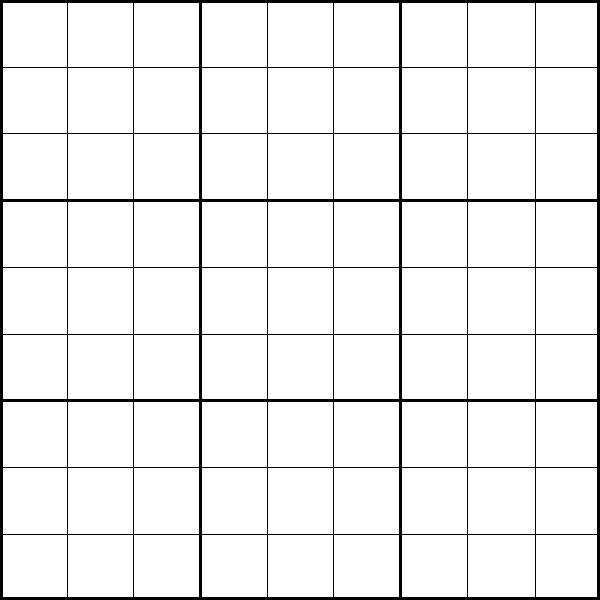
#> input picture sudokoFinal/blank.jpg, 600 x 600 px, given in place of download.png, which was not available
$ python read_picture.py
#> lines starting #> are read from the running program, lines starting #| are printed output that depends on the picture; after the words box and inside, x2 and y2 are one past the last pixel; in counts of white or black regions, pixels touching at a corner belong together; pictures that were not available may be replaced by others from this repository, and a replacement may not be noted
### sudokoFinal/cleanup.py
from PIL import Image, ImageChops
import cv2
def crop_image_only_outside(img,tol=0):
    # img is 2D image data
    # tol  is tolerance
    mask = img>tol
    print(img.shape)
    m,n,z = img.shape
    mask0,mask1 = mask.any(0),mask.any(1)
    col_start,col_end = mask0.argmax(),n-mask0[::-1].argmax()
    row_start,row_end = mask1.argmax(),m-mask1[::-1].argmax()
    return img[row_start:row_end,col_start:col_end]
def crop_until_white(img):
    if img.getpixel((0,0))[1] > 150 and img.getpixel((0,0))[2] > 150:
        print(img.getpixel((0,0))[1])
        print(img.getpixel((0,0))[2])
        return img
    else:
        try:
            width, height = img.size
        except:
            z,width,height = img.size
        return crop_until_white(img.crop((1,1,width-1,height-1)))
def cleanup_image(location):
    im = cv2.imread(location)
    im = cv2.bitwise_not(im)
    im = crop_image_only_outside(im)
    im = cv2.bitwise_not(im)
    newloc = r"D:\Python_Github\Image_processing\test.png"
    cv2.imwrite(newloc,im)
    imp = Image.open(newloc)
    imp = crop_until_white(imp)
    imp.save(r"D:\Python_Github\Image_processing\test2.png")
    return r"D:\Python_Github\Image_processing\test2.png"
# [2 lines that do not run on import are left out]

### sudokoFinal/read_picture.py
import cv2
import numpy as np
import image_slicer
from os import system,name
from operator import itemgetter
from drawout import create_done
from solver import solvers,print_nicely
from PIL import Image,ImageChops
from cleanup import cleanup_image
def clear():
    if name == 'nt':
        _ = system('cls')
def read_sudoko(location):
    location = cleanup_image(location)
#> in cleanup_image, im is the input picture: shape (600, 600, 3); min 0, max 255, mean 239.8
#> in cleanup_image, `im = cv2.bitwise_not(im)`:
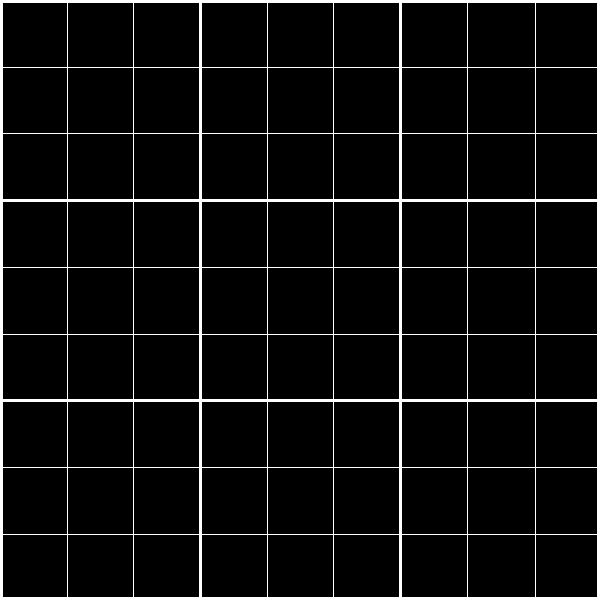
#> im: shape (600, 600, 3); min 0, max 255, mean 15.2
#> in crop_image_only_outside, `mask = img>tol`:
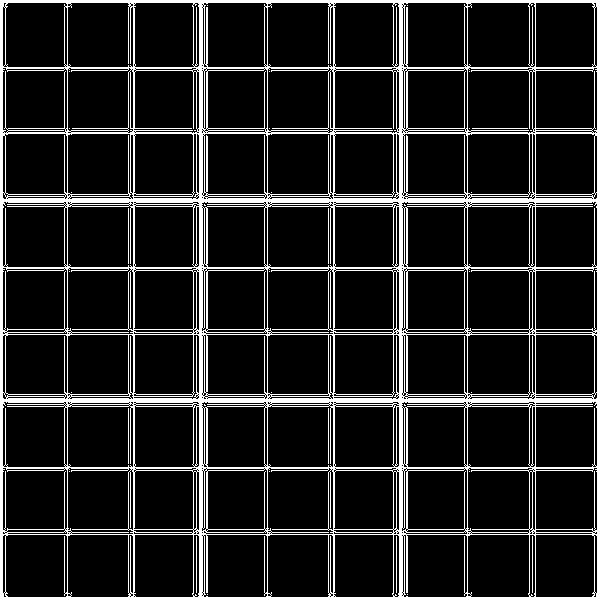
#> mask: shape (600, 600, 3) bool; 13.7% white; 38 white regions (29 under 20 px), largest, box (x1, y1, x2, y2) and area: (0, 0, 600, 600) 48795, (196, 536, 197, 593) 57, (396, 536, 397, 593) 57
#| (600, 600, 3)
#> in crop_image_only_outside, `mask0,mask1 = mask.any(0),mask.any(1)`: mask0 = 600 rows, first 8: [True, True, True], [True, True, True], [True, True, True], [True, True, True], [True, True, True], [True, True, True], [True, True, True], [True, True, True]; mask1 has the same summary as mask0
#> in crop_image_only_outside, `col_start,col_end = mask0.argmax(),n-mask0[::-1].argmax()`: col_start = 0; col_end = 600
#> in crop_image_only_outside, `row_start,row_end = mask1.argmax(),m-mask1[::-1].argmax()`: row_start = 0; row_end = 600
#| 247
#> in crop_until_white (call 4), `print(img.getpixel((0,0))[1])`:
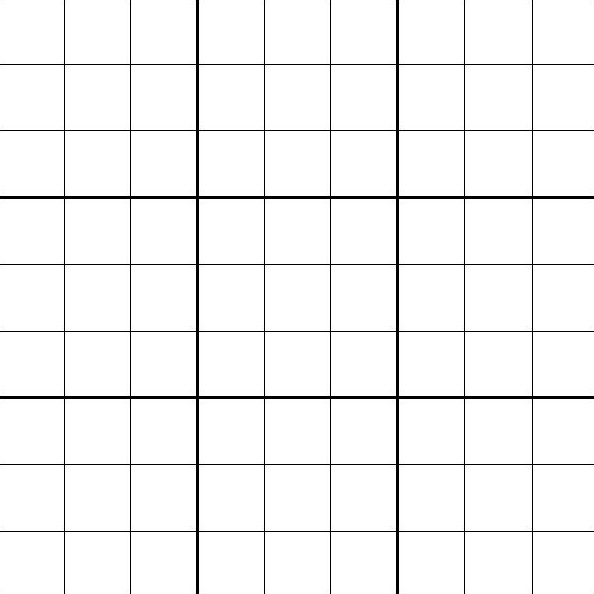
#> img: PIL image 594x594 RGB; min 0, max 255, mean 244.7
#| 247
    mylist = []
    my_images = image_slicer.slice(location, 81,save=False)
    image_slicer.save_tiles(my_images, directory=r'D:\Python_Github\Image_processing\broken_images',prefix='slice', format='png')
    list_of_png = ["one","two","three","four","five","six","seven","eight","nine"]


    #making templates usable
    temp = []
    for z in range(0,9):
        temp.append(cv2.imread(r'D:\Python_Github\Image_processing\templates_processed\{}.png'.format(list_of_png[z]),0))
    # temp.append(cv2.imread(r"D:\Python_Github\Image_processing\templates_processed\blank.png"))


    for x in range(1,10):
        for y in range(1,10):
            img_rgb = cv2.imread(r"D:\Python_Github\Image_processing\broken_images\slice_0{}_0{}.png".format(x,y))
            skip = False
            for my_threshold in [.6,.7,.75,.8,.833,.866,.9,.925,.95,.975]:
                my_temp = []
                for z in range(0,9):
                    template = temp[z]
                    img_gray = cv2.cvtColor(img_rgb, cv2.COLOR_BGR2GRAY)
                    w, h = template.shape[::-1]
                    res = cv2.matchTemplate(img_gray,template,cv2.TM_CCOEFF_NORMED)
                    loc = np.where( res >= my_threshold)
                    if len(loc[0]) >= 1:
                        if z!=9:
                            my_temp.append(str(z+1))
                        else:
                            my_temp.append(" ")
                if len(my_temp) == 1:
                    mylist.append(my_temp[0])
                    break
                if len(my_temp) == 0:
                    mylist.append(" ")
                    break
    print(mylist)
    my_array = [mylist[0:9],mylist[9:18],mylist[18:27],mylist[27:36],mylist[36:45],mylist[45:54],mylist[54:63],mylist[63:72],mylist[72:81]]
    create_done(my_array,r"D:\Python_Github\sudokoFinal\blank.jpg")
    print(my_array)
    x = solvers(my_array)
    print(x)
    print_nicely(x)
    create_done(x,r"D:\Python_Github\sudokoFinal\blank.jpg")

if __name__ == "__main__":
    read_sudoko(r'D:\Python_Github\Image_processing\download.png')
#> (the call stopped at in read_sudoko, `my_images = image_slicer.slice(location, 81,save=False)`: image_slicer is not available in this run)
